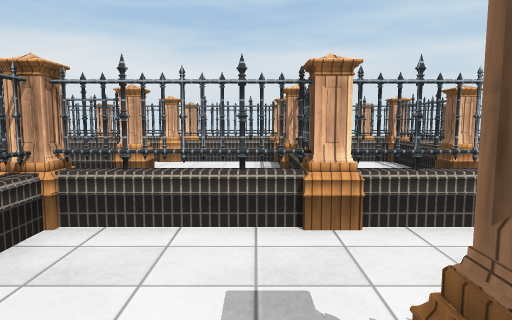
view 1 (above)

24 first-person views from a walk through a 3-D level made in the Unity game engine. The camera is 1.4 m above the floor, tilts 6° down and sees 70° across. The floor is counted in squares, 2 m on a side. Each view is taken from the middle of a square. On the plan, view 1 faces up. The plan holds only what a view shows up to about 11 squares ahead; the rest is blank. The player is left out. Some surface patterns are stand-ins.

view 2
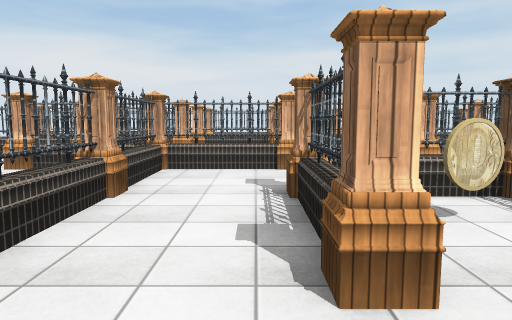

view 3
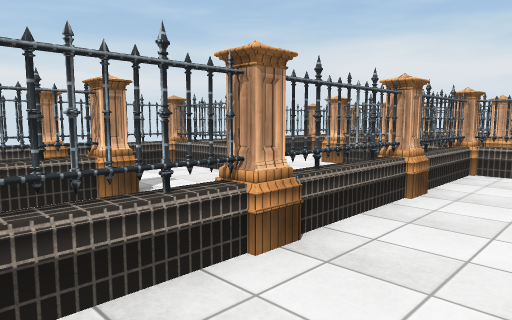

view 4
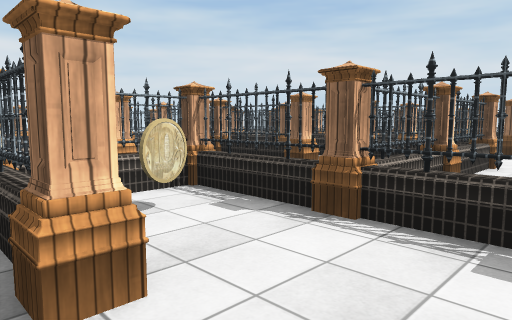

view 5
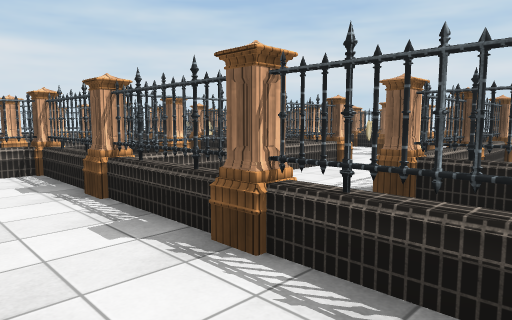

view 6
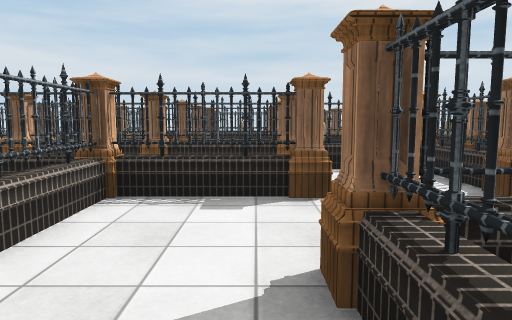

view 7
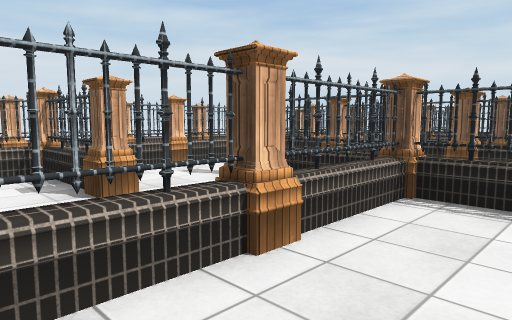

view 8
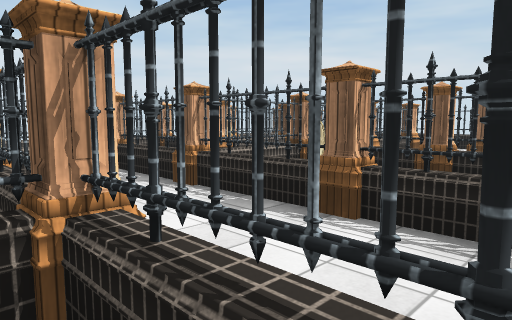

view 9
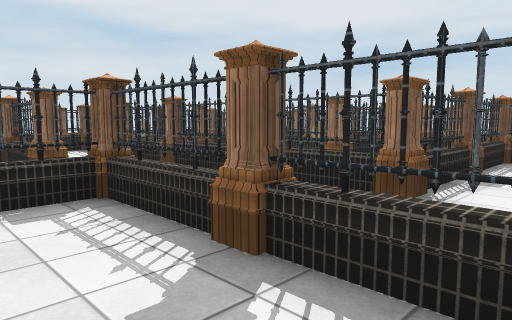

view 10
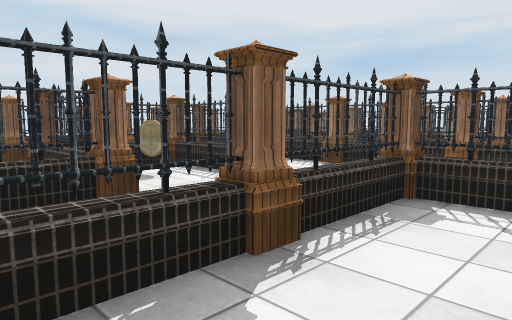

view 11
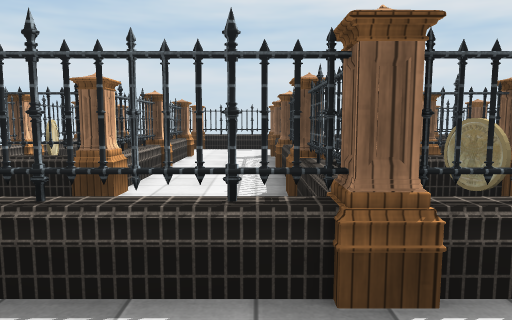

view 12
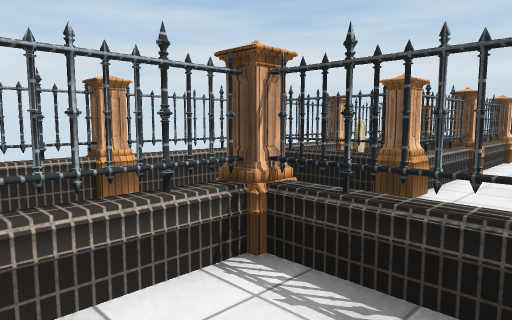

view 13
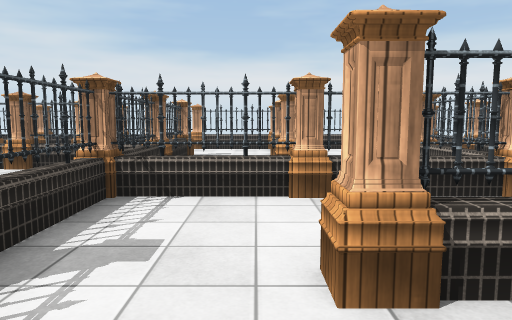

view 14
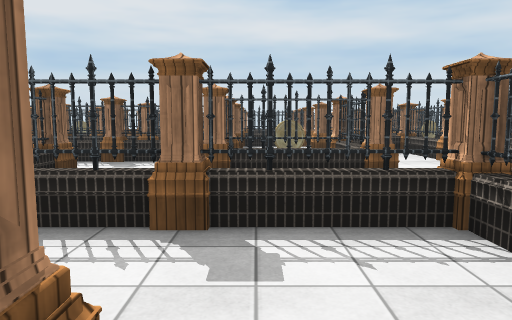

view 15
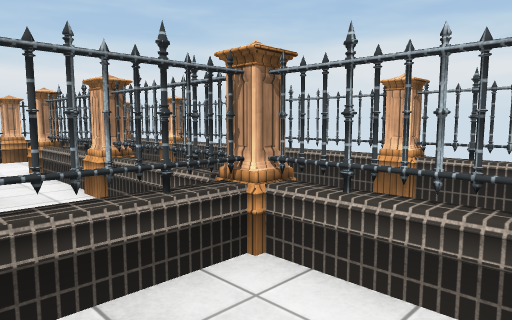

view 16
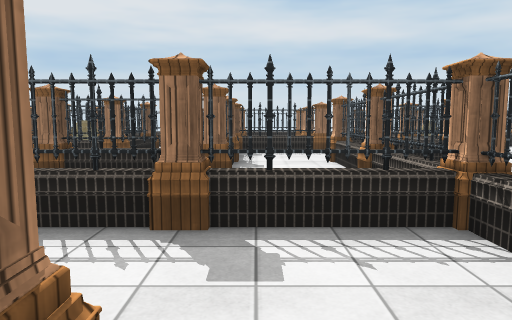

view 17
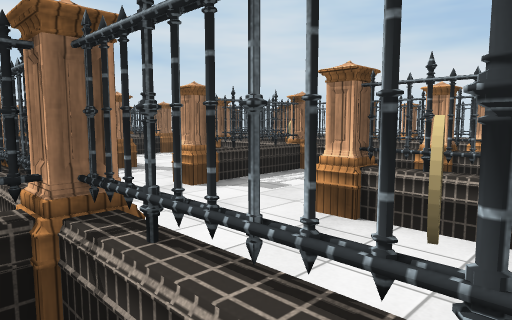

view 18
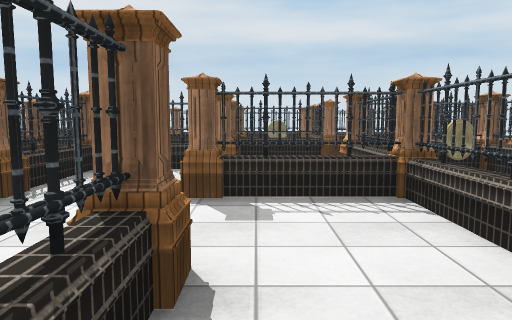

view 19
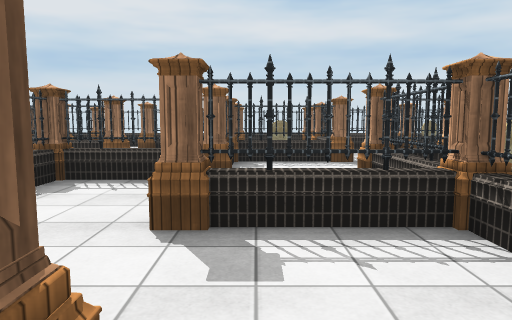

view 20
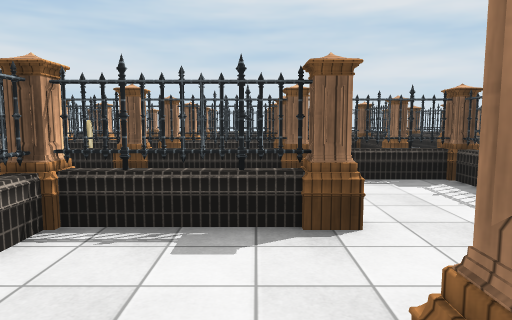

view 21
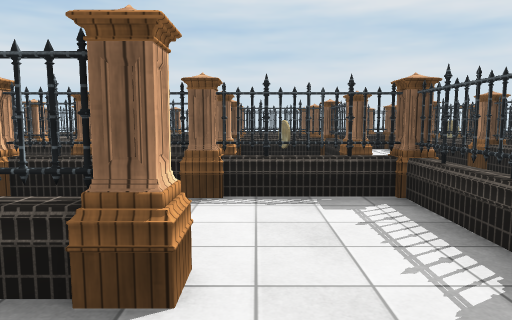

view 22
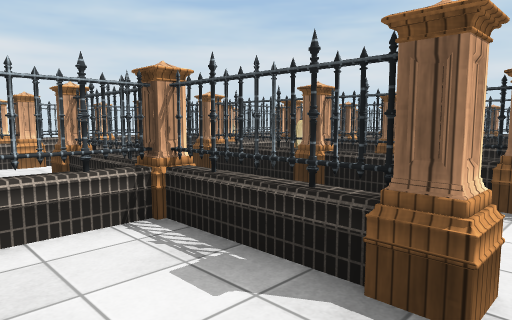

view 23
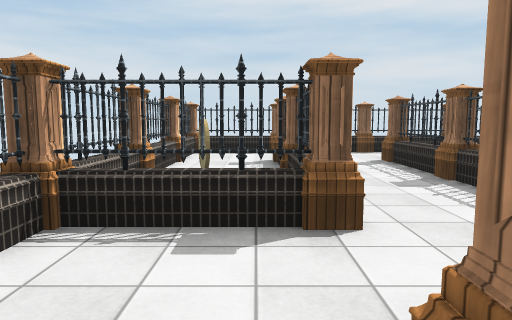

view 24
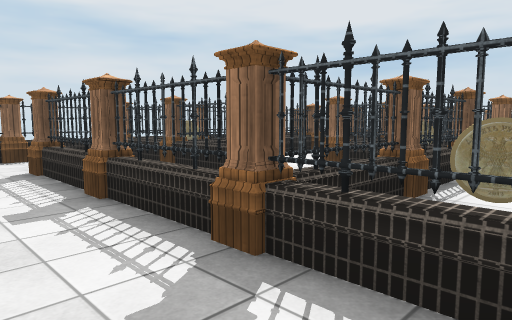

### Floor plan
Key: @ floor where view 1 was taken; # wall or solid block; . floor; O other object.
Columns run from 6 left of view 1 to 15 right of it. Each row starts with its distance up from view 1.
  9 ######################
  8 #..O.O.O.O.O.O#..O.O.#
  7 O.O.OOOOOOOO.O.#OO.OO#
  6 O.O##########.O.###OO#
  5 O#OO.OO#.#O.O#OOOO.OO#
  4 #.###OO#OO.#O######OO#
  3 O.O.OOO#OOO#O#O#O.OO.#
  2 O.O####.##O.O#O#O###O#
  1 O#.OO#O..O.#O#.#.OO#O#
  0 #.#OO#@##.OOO#O.#.O#O#
 -1 O.O.O#.#O#OO##O.#.O#O#
 -2 O..#O#OOO####OO##OO#O#
 -3 O O#O#.OO#O.OOOOOO##O#
 -4 O O#O##OO#.########OO#
 -5   O###O.##O#O..O.#.O
 -6   O##O.##OO#.##OO.#O
 -7 O  #O.O#O.O#.#OOOO
 -8 O OO.#O.O#O.O.###
 -9 O#OO##.#.O.#OOOO.O
-10 # ###OO #OO #####O
-11 #
-12 OO  OOOO  OOOO

Where each view was taken, in squares from view 1:
view 1: 0 up, 0 right, facing up
view 2: 3 down, 0 right, facing up
view 3: 3 down, 0 right, facing up-left
view 4: 3 down, 0 right, facing up-right
view 5: 5 down, 1 right, facing up-right
view 6: 1 up, 1 right, facing right
view 7: 1 up, 1 right, facing up-right
view 8: 1 up, 4 right, facing up-right
view 9: 0 up, 3 right, facing down-right
view 10: 2 up, 5 right, facing down-right
view 11: 5 up, 5 right, facing right
view 12: 5 up, 5 right, facing up-right
view 13: 4 up, 4 right, facing left
view 14: 5 up, 2 right, facing down
view 15: 5 up, 2 right, facing up-left
view 16: 1 up, 4 right, facing down
view 17: 0 up, 3 right, facing down-left
view 18: 0 up, 0 right, facing down
view 19: 1 down, 0 right, facing down
view 20: 1 up, 2 right, facing right
view 21: 0 up, 3 right, facing right
view 22: 0 up, 3 right, facing up-right
view 23: 7 up, 6 right, facing right
view 24: 6 up, 7 right, facing down-right
